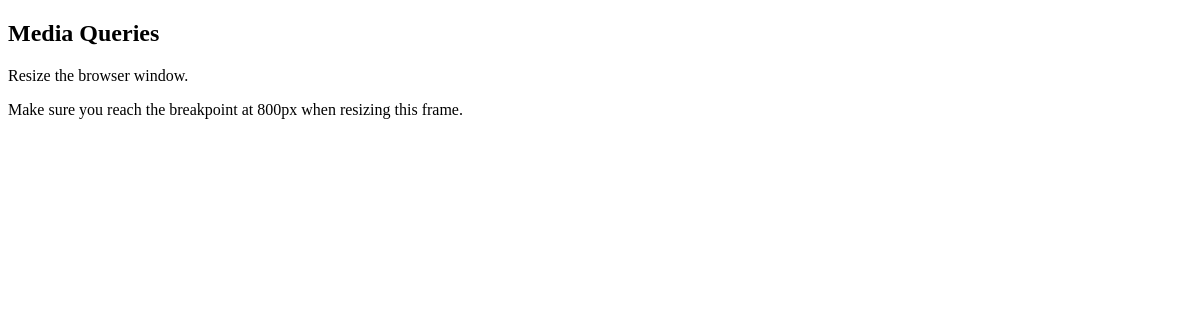
Page /polls/rsp on the earlier database version.
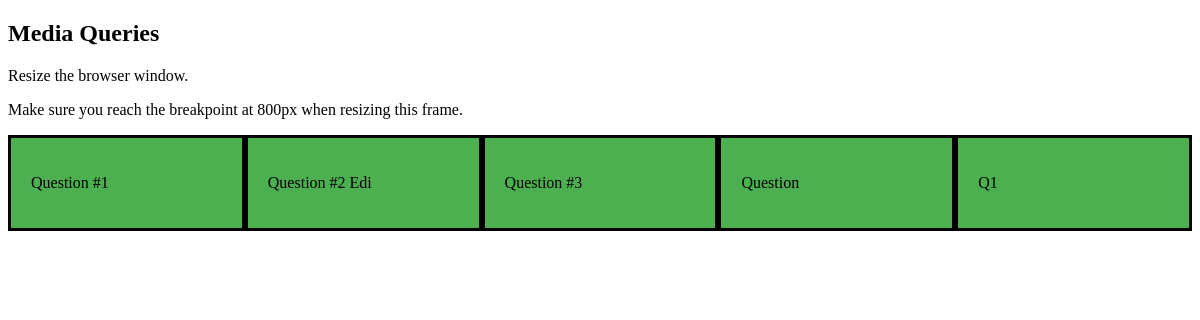
Same page on the later database version.
### polls/models.py (models this page shows, shortened)
class Question(models.Model):
    question_text = models.CharField(max_length=200)
    pub_date = models.DateTimeField('date published')

### polls/views.py (the view)
# urls.py: path('rsp', views.responsive_show, name='rsp'),
def responsive_show(request):
    question_list = Question.objects.all()
    context = {"question_list": question_list}
    return render(request, 'polls/responsive_show.html',context)

### polls/templates/polls/responsive_show.html (shortened to what this page needs)
<!DOCTYPE html>
<html>
<head>
</head>
<body>
<h2>Media Queries</h2>
<p>Resize the browser window.</p>
<p>Make sure you reach the breakpoint at 800px when resizing this frame.</p>
{% for qst in question_list%}
    <div class="right">
        <p>{{qst.question_text}}</p>
    </div>
{% endfor %}
</body>
</html>

Differences in the rows shown:
added Question: question_text "Question #1"
added Question: question_text "Question #2 Edi"
added Question: question_text "Question #3"
added Question: question_text "Question"
added Question: question_text "Q1"
